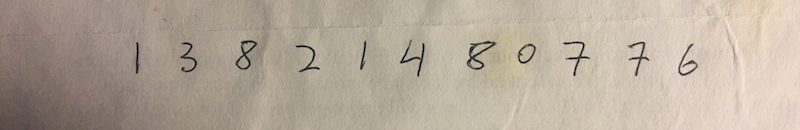
#> input picture caseStudyHandwritingRecognition/data/img1.jpg, 800 x 130 px
$ python canny.py --image ../caseStudyHandwritingRecognition/data/img1.jpg
#> lines starting #> are read from the running program, lines starting #| are printed output that depends on the picture; after the words box and inside, x2 and y2 are one past the last pixel; in counts of white or black regions, pixels touching at a corner belong together
import numpy as np
import argparse
import cv2

ap = argparse.ArgumentParser()
ap.add_argument('-i', '--image', required=True, help='Path to the image')
args = vars(ap.parse_args())

image = cv2.imread(args['image'])
#> image is the input picture: shape (130, 800, 3); mean B, G, R 154.4, 169.2, 181.1
image = cv2.cvtColor(image, cv2.COLOR_BGR2GRAY)
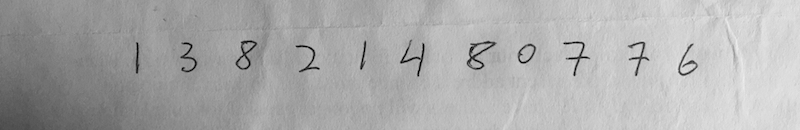
#> image: shape (130, 800); min 0, max 237, mean 171.1
cv2.imshow('Original', image)
image = cv2.GaussianBlur(image, (5, 5), 0)
cv2.imshow('Blurred (Gaussian)', image)

canny = cv2.Canny(image, 30, 150)
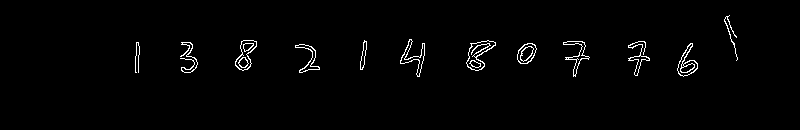
#> canny: shape (130, 800); 1.6% white in thin lines or dots, all inside (x1, y1, x2, y2) = (135, 15, 738, 77)
cv2.imshow('Canny', canny)
cv2.waitKey(0)
